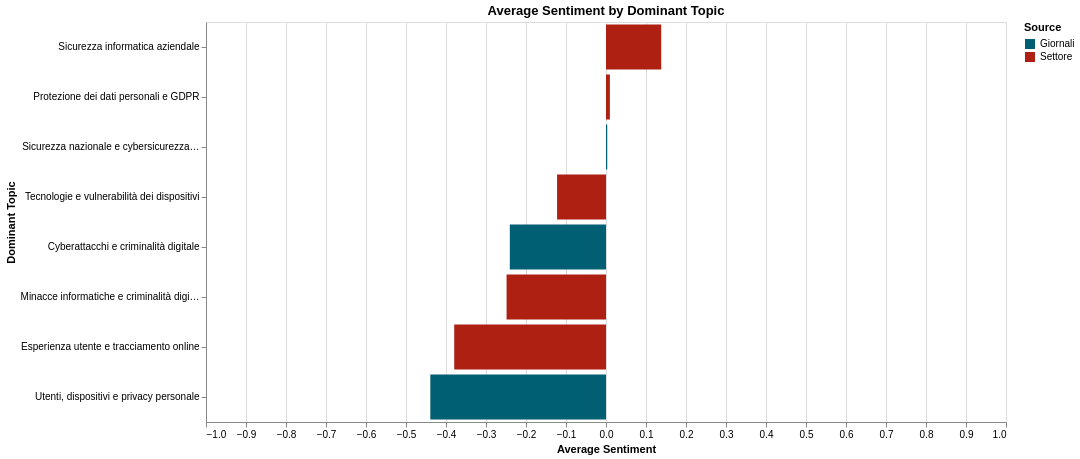

Here is the Vega-Lite specification saved for this chart:
### Vega-Lite specification from a JSON file in a GitHub repository (floating-point values rounded to 4 significant figures)
{"$schema": "https://vega.github.io/schema/vega-lite/v5.20.1.json", "config": {"view": {"continuousHeight": 300, "continuousWidth": 300}}, "data": {"name": "data-35a346d06a7ddf6d351843fd14e5a244"}, "datasets": {"data-35a346d06a7ddf6d351843fd14e5a244": [{"Dominant_Topic": "Cyberattacchi e criminalità digitale", "Origine": "Giornali", "count": 420, "mean_sentiment": -0.2405}, {"Dominant_Topic": "Esperienza utente e tracciamento online", "Origine": "Settore", "count": 983, "mean_sentiment": -0.3795}, {"Dominant_Topic": "Minacce informatiche e criminalità digitale", "Origine": "Settore", "count": 865, "mean_sentiment": -0.2486}, {"Dominant_Topic": "Protezione dei dati personali e GDPR", "Origine": "Settore", "count": 827, "mean_sentiment": 0.009674}, {"Dominant_Topic": "Sicurezza informatica aziendale", "Origine": "Settore", "count": 2057, "mean_sentiment": 0.1381}, {"Dominant_Topic": "Sicurezza nazionale e cybersicurezza in Italia", "Origine": "Giornali", "count": 325, "mean_sentiment": 0.003077}, {"Dominant_Topic": "Tecnologie e vulnerabilità dei dispositivi", "Origine": "Settore", "count": 1308, "mean_sentiment": -0.1223}, {"Dominant_Topic": "Utenti, dispositivi e privacy personale", "Origine": "Giornali", "count": 551, "mean_sentiment": -0.4392}]}, "encoding": {"color": {"field": "Origine", "scale": {"range": ["#005f73", "#ae2012"]}, "title": "Source", "type": "nominal"}, "tooltip": [{"field": "Dominant_Topic", "title": "Dominant Topic", "type": "nominal"}, {"field": "Origine", "title": "Source", "type": "nominal"}, {"field": "mean_sentiment", "title": "Average Sentiment", "type": "quantitative"}, {"field": "count", "title": "Document Count", "type": "quantitative"}], "x": {"field": "mean_sentiment", "scale": {"domain": [-1, 1]}, "title": "Average Sentiment", "type": "quantitative"}, "y": {"field": "Dominant_Topic", "sort": "-x", "title": "Dominant Topic", "type": "nominal"}}, "height": 400, "mark": {"type": "bar"}, "title": "Average Sentiment by Dominant Topic", "width": 800}
